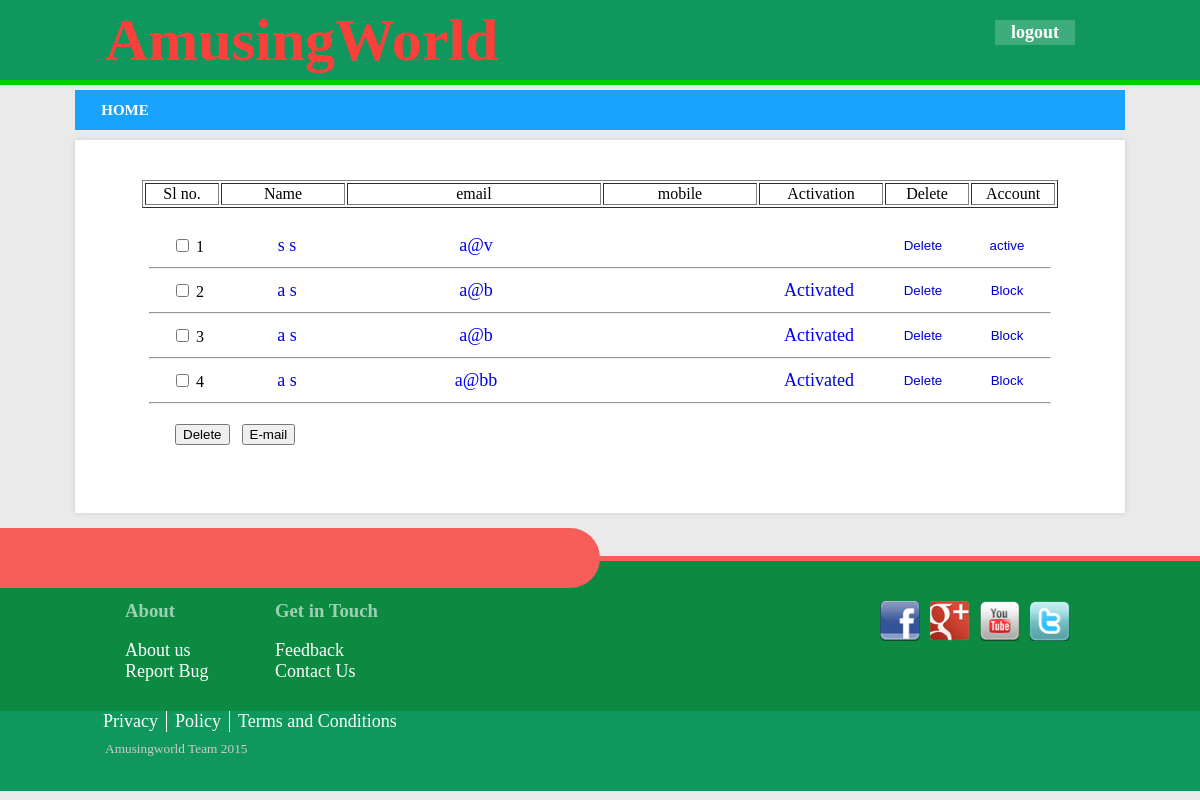
Screenshot of /admin/index.php?page=view&no=1 (signed in) with the database file from the repository.
### tables this page shows
CREATE TABLE IF NOT EXISTS `member` (
  `sl_no` int(11) NOT NULL AUTO_INCREMENT,
  `fname` varchar(20) NOT NULL,
  `lname` varchar(20) NOT NULL,
  `gender` varchar(7) NOT NULL,
  `birthday` date DEFAULT NULL,
  `mobile` varchar(13) DEFAULT NULL,
  `email` varchar(40) NOT NULL,
  `user` varchar(50) NOT NULL,
  `pass` varchar(32) NOT NULL,
  `acc_create` timestamp NOT NULL DEFAULT CURRENT_TIMESTAMP,
  `zone` varchar(7) DEFAULT NULL,
  `change_pass_code` varchar(50) NOT NULL,
  `activation` varchar(50) NOT NULL,
  `permission` varchar(7) NOT NULL,
  `last_time_login` datetime NOT NULL,
  PRIMARY KEY (`sl_no`)
);

### admin/view.php (the view, shortened to what this page needs)
<link href="css/view-bdy.css" type="text/css" rel="stylesheet" />
<center>
<form method="post" action="">
<div class="body-part1">
<table border="1" align="center">
  <tr align="center">
    <td width="70">Sl no.</td>
    <td width="120">Name</td>
    <td width="250">email</td>
    <td width="150">mobile</td>
    <td width="120">Activation</td>
    <td width="80">Delete</td>
    <td width="80">Account</td>
  </tr>
  </table>
  <table border="0">
  <tr>
    <td width="70">&nbsp;</td>
  </tr>
  </table>
<?php
$i=0;
$no= 50*($_GET['no']-1);
$query=mysqli_query($db,"SELECT * from member LIMIT ".$no.",50");
while($sql=mysqli_fetch_array($query))
{
	$i+=1;
	if($sql['permission']=='active')
	$account="Block";
	else
	$account="active";
	?>
<table  border="0">
  <tr align="center">
    <td width="70">
    <input type="checkbox" name="mark[]" id="mark" value="<?php echo $sql['email']; ?>" />
	<?php echo $i; ?></td>
   <td width="120">
   <a href="index.php?page=details&email=<?php echo $sql['email'] ?>">
   <?php echo $sql['fname']." ".$sql['lname']; ?></a></td>
    <td width="250">
    <a href="index.php?page=details&email=<?php echo $sql['email'] ?>">
	<?php echo $sql['email'] ?></a></td>
    <td width="150">
	</td>
    <td width="120">
    <a href="index.php?page=details&email=<?php echo $sql['email'] ?>">
	<?php if($sql['activation']=="activated") echo "Activated"; else ?></a></td>
    <td width="80"><form  method="post">
    <input type="submit" name="delete" id="delete" value="Delete" />
     </form></td>
    <td width="80"><form  method="post">
    <input type="submit" name="account" id="account" value="<?php echo $account; ?>" />
     </form>
    </td>
  </tr>
</table>
<hr style="width:900px;" />
<?php
}
?>
</div>
<div class="body-part2">
<input type="submit" name="del-mul" id="del-mul" value="Delete" onclick="return confirm();" />&nbsp;&nbsp;
<input type="submit" name="mail" id="mail" value="E-mail"  />
</div>
</form>
<div class="body-part3">
</div>
</center>

### admin/css/bdy.css (style rules this page uses)
body a { text-decoration: none; font-size: 18px; }
body { margin:0px; background-color:rgba(204,204,204,.4); }

### admin/css/view-bdy.css (style rules this page uses)
.body-part1 { margin-top:30px; }
.body-part2 { margin-top:20px; text-align:left; margin-left:100px; }
.body-part3 { margin-top:20px; margin-bottom:20px; text-align:right; margin-right:50px; }
#delete { background-color:#FFF; border:none; outline:none; color:#00C; }
#account { background-color:#FFF; border:none; outline:none; color:#00C; }

### rows the page displays
member: fname "s", lname "s", email "a@v", account "active"
member: fname "a", lname "s", email "a@b", activation "Activated", account "Block"
member: fname "a", lname "s", email "a@b", activation "Activated", account "Block"
member: fname "a", lname "s", email "a@bb", activation "Activated", account "Block"
